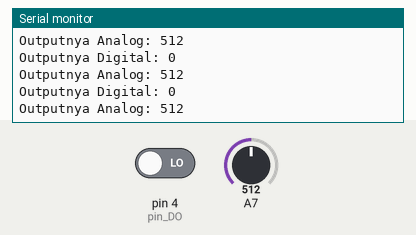
Recording of a sketch running on a simulated Arduino Mega 2560, built with avr-gcc and run on an emulated ATmega2560. On the bench: the last lines printed to the serial monitor. The test bench sets the inputs (shaded band); at power-on: A7 = 512, pin 4 (pin_DO) LOW.

Above: at 1.3 s.
1.4 s: A7 set to 716
At 1.82 s:
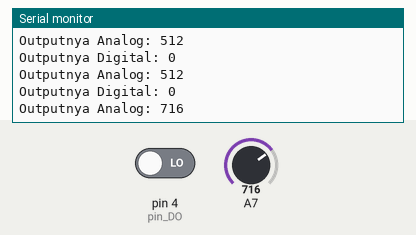
2.9 s: pin 4 (pin_DO) driven HIGH
4.4 s: A7 set to 900
At 4.82 s:
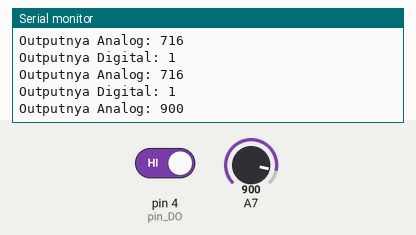
Timing chart, 0 to 7.4 s (numbered marks = the images above; inputs shaded):
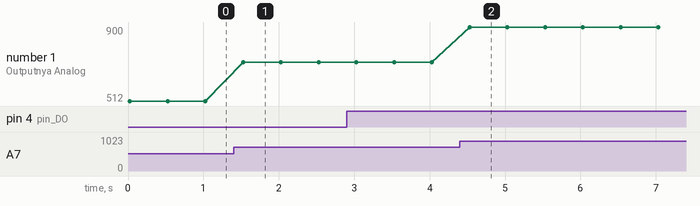

Measured:
- after the input at 1.4 s, the serial monitor: prints a new line after 0.13 s (image 1)
- after the input at 4.4 s, the serial monitor: prints a new line after 0.13 s (image 2)
- plotted number 1: 512 → 716 after the input at 1.4 s, 716 → 900 after the input at 4.4 s

The sketch:

sensor_hujan.ino
```cpp
#define pin_DO 4
#define pin_AO 23

void setup() {
  // put your setup code here, to run once:
  pinMode(pin_DO, INPUT);
  Serial.begin(9600);
}

void loop() {
  // put your main code here, to run repeatedly:
  int statusDigital = digitalRead(pin_DO);
  int statusAnalog = analogRead(pin_AO);

  Serial.print("Outputnya Digital: ");
  Serial.println(statusDigital);

  Serial.print("Outputnya Analog: ");
  Serial.println(statusAnalog);

  delay(500);
}
```
